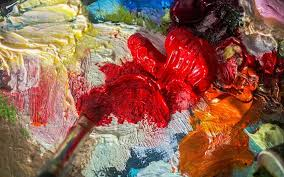
#> input picture images.jpeg, 284 x 177 px
$ jupyter execute Color-detection.ipynb
#> lines starting #> are read from the running program, lines starting #| are printed output that depends on the picture
[cell 1]
import cv2
import pandas as pd

[cell 2]
img_path = 'images.jpeg'
file_path = 'colors.csv'
names = ['color','color_name','hex','R','G','B']
df = pd.read_csv(file_path, names= names, header=None)
#> (reads colors.csv from the repository)
df.head()

[cell 3]
img = cv2.imread(img_path)
#> img is the input picture: shape (177, 284, 3); mean B, G, R 79.3, 96.8, 147.5
img

[cell 4]
img = cv2.resize(img,(800,600))
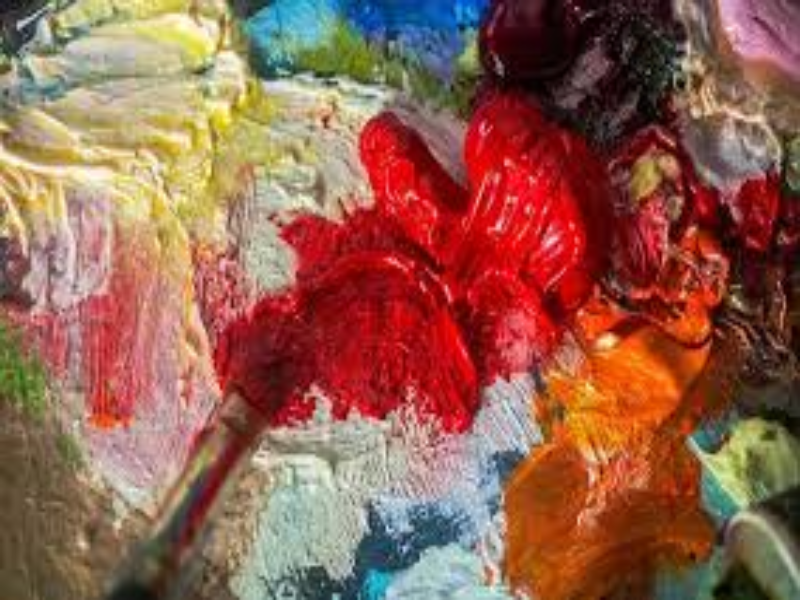
#> img: shape (600, 800, 3); mean B, G, R 79.2, 96.7, 147.3
print(img)
#> (printed output is left out)
imgwidth = img.shape[1]-40
#> imgwidth = 760
print(imgwidth)
#| 760

[cell 5]
r=g=b=xpos=ypos=0
def getRGBvalue(event,x,y,flags,param):
    global b,g,r,xpos,ypos,clicked
    xpos = x
    ypos = y
    b,g,r = img[y,x]
    r = int(r)
    g = int(g)
    b = int(b)

[cell 6]
def colorname(B,G,R):
    minimum = 10000
    for i in range(len(df)):
        d = abs(B-int(df.loc[i,'B'])) + abs(G-int(df.loc[i,'G'])) + abs(R-int(df.loc[i,'R']))
        if (d<=minimum):
            cname = df.loc[i,'color_name'] + 'Hex' + df.loc[i,'hex']
    return cname

[cell 7]
cv2.namedWindow('Image')
cv2.setMouseCallback('Image',getRGBvalue)
while True:
    cv2.imshow('Image',img)
    cv2.rectangle(img,(20,20),(imgwidth,60),(b,g,r),-1)
    text = colorname(b,g,r) + '   R=' + str(r)+ '   G='+ str(g)+ '   B='+str(b)
    cv2.putText(img,text,(50,50),2,0.8,(255,255,255),2,cv2.LINE_AA)
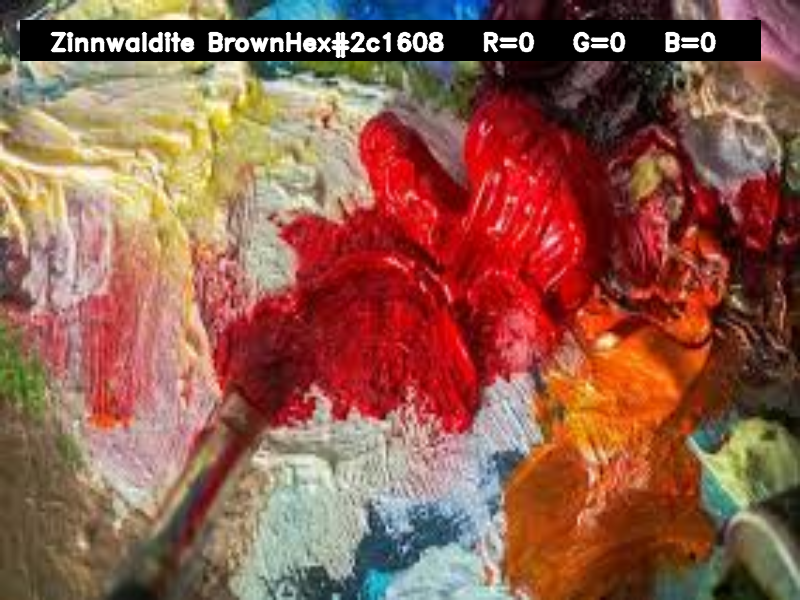
#> img: shape (600, 800, 3); mean B, G, R 75.8, 92.6, 143.4
    if(r+g+b>=600):
        cv2.putText(img,text,(50,50),2,0.8,(0,0,0),2,cv2.LINE_AA)
    if cv2.waitKey(20)&0xFF==27:
#> (key Esc is pressed here)
        break
cv2.destroyAllWindows()
